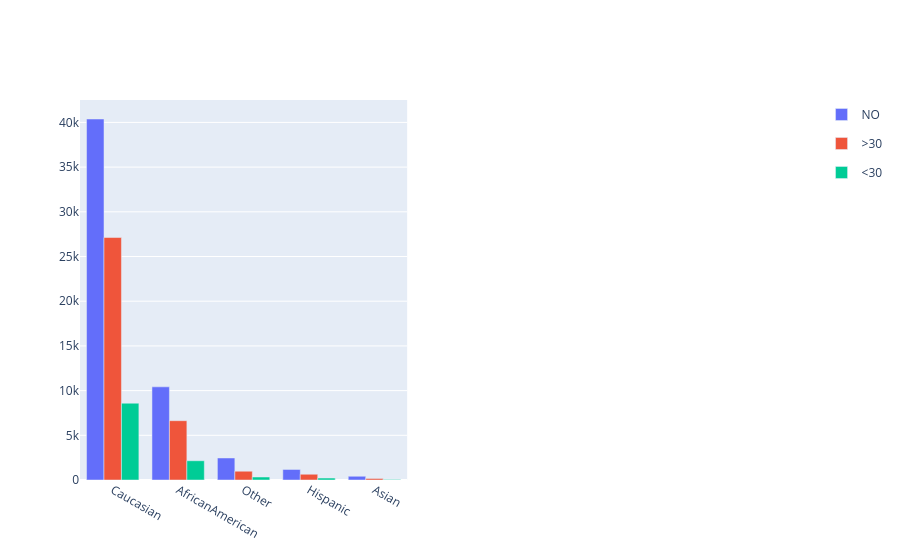

Notebook code for this chart:
### Code cell
fig = make_subplots(rows=1, cols=2)
dfFreq = dfChecked.value_counts(['race', 'readmitted']).reset_index().rename(columns={0:'frequency'})
figPx = px.bar(dfFreq, x=dfFreq['race'], y=dfFreq['frequency'], color='readmitted', barmode='group')
# type(figPx)

bar_trace = figPx.data[0]
bar_trace1 = figPx.data[1]
bar_trace2 = figPx.data[2]

fig.add_trace(bar_trace)
fig.add_trace(bar_trace1)
fig.add_trace(bar_trace2)
fig.show()
# To clear figure
fig.data = []

### Figure 1 — Plotly figure (JSON) as saved in the notebook; plotly's stock layout.template omitted (floating-point values rounded to 4 significant figures)
{"data": [{"alignmentgroup": "True", "hovertemplate": "readmitted=NO<br>race=%{x}<br>frequency=%{y}<extra></extra>", "legendgroup": "NO", "marker": {"color": "#636efa", "pattern": {"shape": ""}}, "name": "NO", "offsetgroup": "NO", "orientation": "v", "showlegend": true, "textposition": "auto", "type": "bar", "x": ["Caucasian", "AfricanAmerican", "Other", "Hispanic", "Asian"], "xaxis": "x", "y": [40383, 10421, 2462, 1183, 415], "yaxis": "y"}, {"alignmentgroup": "True", "hovertemplate": "readmitted=>30<br>race=%{x}<br>frequency=%{y}<extra></extra>", "legendgroup": ">30", "marker": {"color": "#EF553B", "pattern": {"shape": ""}}, "name": ">30", "offsetgroup": ">30", "orientation": "v", "showlegend": true, "textposition": "auto", "type": "bar", "x": ["Caucasian", "AfricanAmerican", "Other", "Hispanic", "Asian"], "xaxis": "x", "y": [27124, 6634, 984, 642, 161], "yaxis": "y"}, {"alignmentgroup": "True", "hovertemplate": "readmitted=<30<br>race=%{x}<br>frequency=%{y}<extra></extra>", "legendgroup": "<30", "marker": {"color": "#00cc96", "pattern": {"shape": ""}}, "name": "<30", "offsetgroup": "<30", "orientation": "v", "showlegend": true, "textposition": "auto", "type": "bar", "x": ["Caucasian", "AfricanAmerican", "Other", "Hispanic", "Asian"], "xaxis": "x", "y": [8592, 2155, 333, 212, 65], "yaxis": "y"}], "layout": {"xaxis": {"anchor": "y", "domain": [0, 0.45]}, "xaxis2": {"anchor": "y2", "domain": [0.55, 1]}, "yaxis": {"anchor": "x", "domain": [0, 1]}, "yaxis2": {"anchor": "x2", "domain": [0, 1]}}}
